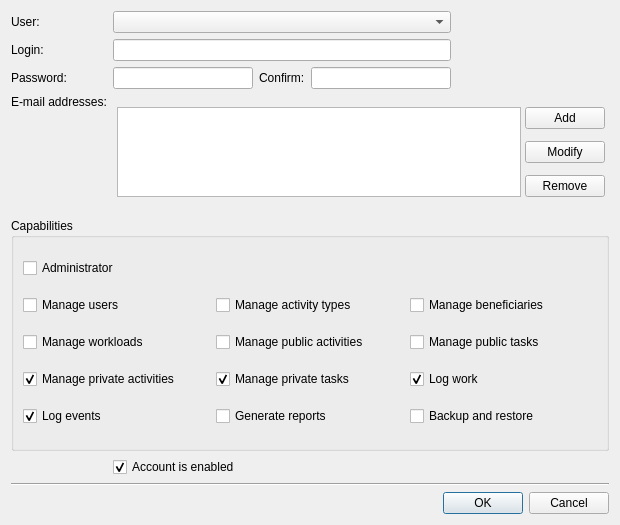
<?xml version="1.0" encoding="UTF-8"?>
<ui version="4.0">
 <class>tt3::gui::CreateAccountDialog</class>
 <widget class="QDialog" name="tt3::gui::CreateAccountDialog">
  <property name="geometry">
   <rect>
    <x>0</x>
    <y>0</y>
    <width>620</width>
    <height>525</height>
   </rect>
  </property>
  <property name="windowTitle">
   <string>Create account</string>
  </property>
  <property name="windowIcon">
   <iconset resource="tt3-gui.qrc">
    <normaloff>:/tt3-gui/Resources/Images/Actions/CreateAccountLarge.png</normaloff>:/tt3-gui/Resources/Images/Actions/CreateAccountLarge.png</iconset>
  </property>
  <layout class="QGridLayout" name="gridLayout_3">
   <item row="1" column="0">
    <widget class="QLabel" name="loginLabel">
     <property name="text">
      <string>Login:</string>
     </property>
    </widget>
   </item>
   <item row="3" column="2" colspan="6">
    <widget class="QWidget" name="emailAddressesWidget" native="true">
     <layout class="QGridLayout" name="gridLayout">
      <property name="leftMargin">
       <number>4</number>
      </property>
      <property name="topMargin">
       <number>4</number>
      </property>
      <property name="rightMargin">
       <number>4</number>
      </property>
      <property name="bottomMargin">
       <number>4</number>
      </property>
      <property name="spacing">
       <number>4</number>
      </property>
      <item row="0" column="1">
       <widget class="QPushButton" name="addEmailAddressPushButton">
        <property name="text">
         <string>Add</string>
        </property>
        <property name="icon">
         <iconset resource="tt3-gui.qrc">
          <normaloff>:/tt3-gui/Resources/Images/Actions/AddEmailAddressSmall.png</normaloff>:/tt3-gui/Resources/Images/Actions/AddEmailAddressSmall.png</iconset>
        </property>
       </widget>
      </item>
      <item row="1" column="1">
       <widget class="QPushButton" name="modifyEmailAddressPushButton">
        <property name="text">
         <string>Modify</string>
        </property>
        <property name="icon">
         <iconset resource="tt3-gui.qrc">
          <normaloff>:/tt3-gui/Resources/Images/Actions/ModifyEmailAddressSmall.png</normaloff>:/tt3-gui/Resources/Images/Actions/ModifyEmailAddressSmall.png</iconset>
        </property>
       </widget>
      </item>
      <item row="2" column="1">
       <widget class="QPushButton" name="removeEmailAddressPushButton">
        <property name="text">
         <string>Remove</string>
        </property>
        <property name="icon">
         <iconset resource="tt3-gui.qrc">
          <normaloff>:/tt3-gui/Resources/Images/Actions/RemoveEmailAddressSmall.png</normaloff>:/tt3-gui/Resources/Images/Actions/RemoveEmailAddressSmall.png</iconset>
        </property>
       </widget>
      </item>
      <item row="0" column="0" rowspan="3">
       <widget class="QListWidget" name="emailAddressesListWidget"/>
      </item>
     </layout>
    </widget>
   </item>
   <item row="3" column="0" colspan="2">
    <widget class="QLabel" name="emailAddressesLabel">
     <property name="text">
      <string>E-mail addresses:</string>
     </property>
     <property name="alignment">
      <set>Qt::AlignmentFlag::AlignLeading|Qt::AlignmentFlag::AlignLeft|Qt::AlignmentFlag::AlignTop</set>
     </property>
    </widget>
   </item>
   <item row="2" column="5">
    <spacer name="horizontalSpacer">
     <property name="orientation">
      <enum>Qt::Orientation::Horizontal</enum>
     </property>
     <property name="sizeHint" stdset="0">
      <size>
       <width>40</width>
       <height>20</height>
      </size>
     </property>
    </spacer>
   </item>
   <item row="2" column="0">
    <widget class="QLabel" name="passwordLabel">
     <property name="text">
      <string>Password:</string>
     </property>
    </widget>
   </item>
   <item row="2" column="4">
    <widget class="QLineEdit" name="confirmPasswordLineEdit">
     <property name="echoMode">
      <enum>QLineEdit::EchoMode::Password</enum>
     </property>
     <property name="readOnly">
      <bool>false</bool>
     </property>
    </widget>
   </item>
   <item row="6" column="2" colspan="5">
    <widget class="QCheckBox" name="enabledCheckBox">
     <property name="text">
      <string>Account is enabled</string>
     </property>
     <property name="checked">
      <bool>true</bool>
     </property>
    </widget>
   </item>
   <item row="4" column="0" rowspan="2" colspan="8">
    <widget class="QGroupBox" name="capabilitiesGroupBox">
     <property name="title">
      <string>Capabilities</string>
     </property>
     <layout class="QGridLayout" name="gridLayout_2">
      <item row="2" column="0">
       <widget class="QCheckBox" name="manageWorkloadsCheckBox">
        <property name="text">
         <string>Manage workloads</string>
        </property>
       </widget>
      </item>
      <item row="1" column="0">
       <widget class="QCheckBox" name="manageUsersCheckBox">
        <property name="text">
         <string>Manage users</string>
        </property>
       </widget>
      </item>
      <item row="3" column="2">
       <widget class="QCheckBox" name="logWorkCheckBox">
        <property name="text">
         <string>Log work</string>
        </property>
        <property name="checked">
         <bool>true</bool>
        </property>
       </widget>
      </item>
      <item row="0" column="0">
       <widget class="QCheckBox" name="administratorCheckBox">
        <property name="text">
         <string>Administrator</string>
        </property>
       </widget>
      </item>
      <item row="3" column="0">
       <widget class="QCheckBox" name="managePrivateActivitiesCheckBox">
        <property name="text">
         <string>Manage private activities</string>
        </property>
        <property name="checked">
         <bool>true</bool>
        </property>
       </widget>
      </item>
      <item row="2" column="1">
       <widget class="QCheckBox" name="managePublicActivitiesCheckBox">
        <property name="text">
         <string>Manage public activities</string>
        </property>
       </widget>
      </item>
      <item row="1" column="2">
       <widget class="QCheckBox" name="manageBeneficiariesCheckBox">
        <property name="text">
         <string>Manage beneficiaries</string>
        </property>
       </widget>
      </item>
      <item row="1" column="1">
       <widget class="QCheckBox" name="manageActivityTypesCheckBox">
        <property name="text">
         <string>Manage activity types</string>
        </property>
       </widget>
      </item>
      <item row="3" column="1">
       <widget class="QCheckBox" name="managePrivateTasksCheckBox">
        <property name="text">
         <string>Manage private tasks</string>
        </property>
        <property name="checked">
         <bool>true</bool>
        </property>
       </widget>
      </item>
      <item row="2" column="2">
       <widget class="QCheckBox" name="managePublicTasksCheckBox">
        <property name="text">
         <string>Manage public tasks</string>
        </property>
       </widget>
      </item>
      <item row="4" column="0">
       <widget class="QCheckBox" name="logEventsCheckBox">
        <property name="text">
         <string>Log events</string>
        </property>
        <property name="checked">
         <bool>true</bool>
        </property>
       </widget>
      </item>
      <item row="4" column="1">
       <widget class="QCheckBox" name="generateReportsCheckBox">
        <property name="text">
         <string>Generate reports</string>
        </property>
       </widget>
      </item>
      <item row="4" column="2">
       <widget class="QCheckBox" name="backupAndRestoreCheckBox">
        <property name="text">
         <string>Backup and restore</string>
        </property>
       </widget>
      </item>
     </layout>
    </widget>
   </item>
   <item row="2" column="3">
    <widget class="QLabel" name="confirmPasswordLabel">
     <property name="text">
      <string>Confirm:</string>
     </property>
    </widget>
   </item>
   <item row="11" column="0" colspan="8">
    <widget class="QDialogButtonBox" name="buttonBox">
     <property name="orientation">
      <enum>Qt::Orientation::Horizontal</enum>
     </property>
     <property name="standardButtons">
      <set>QDialogButtonBox::StandardButton::Cancel|QDialogButtonBox::StandardButton::Ok</set>
     </property>
    </widget>
   </item>
   <item row="10" column="0" colspan="8">
    <widget class="Line" name="line">
     <property name="orientation">
      <enum>Qt::Orientation::Horizontal</enum>
     </property>
    </widget>
   </item>
   <item row="0" column="0">
    <widget class="QLabel" name="userLabel">
     <property name="text">
      <string>User:</string>
     </property>
    </widget>
   </item>
   <item row="2" column="2">
    <widget class="QLineEdit" name="passwordLineEdit">
     <property name="echoMode">
      <enum>QLineEdit::EchoMode::Password</enum>
     </property>
     <property name="readOnly">
      <bool>false</bool>
     </property>
    </widget>
   </item>
   <item row="0" column="2" colspan="3">
    <widget class="QComboBox" name="userComboBox"/>
   </item>
   <item row="1" column="2" colspan="3">
    <widget class="QLineEdit" name="loginLineEdit">
     <property name="readOnly">
      <bool>false</bool>
     </property>
    </widget>
   </item>
  </layout>
 </widget>
 <tabstops>
  <tabstop>userComboBox</tabstop>
  <tabstop>loginLineEdit</tabstop>
  <tabstop>passwordLineEdit</tabstop>
  <tabstop>confirmPasswordLineEdit</tabstop>
  <tabstop>emailAddressesListWidget</tabstop>
  <tabstop>addEmailAddressPushButton</tabstop>
  <tabstop>modifyEmailAddressPushButton</tabstop>
  <tabstop>removeEmailAddressPushButton</tabstop>
  <tabstop>administratorCheckBox</tabstop>
  <tabstop>manageUsersCheckBox</tabstop>
  <tabstop>manageActivityTypesCheckBox</tabstop>
  <tabstop>manageBeneficiariesCheckBox</tabstop>
  <tabstop>manageWorkloadsCheckBox</tabstop>
  <tabstop>managePublicActivitiesCheckBox</tabstop>
  <tabstop>managePublicTasksCheckBox</tabstop>
  <tabstop>managePrivateActivitiesCheckBox</tabstop>
  <tabstop>managePrivateTasksCheckBox</tabstop>
  <tabstop>logWorkCheckBox</tabstop>
  <tabstop>logEventsCheckBox</tabstop>
  <tabstop>generateReportsCheckBox</tabstop>
  <tabstop>backupAndRestoreCheckBox</tabstop>
  <tabstop>enabledCheckBox</tabstop>
 </tabstops>
 <resources>
  <include location="tt3-gui.qrc"/>
 </resources>
 <connections>
  <connection>
   <sender>buttonBox</sender>
   <signal>accepted()</signal>
   <receiver>tt3::gui::CreateAccountDialog</receiver>
   <slot>accept()</slot>
   <hints>
    <hint type="sourcelabel">
     <x>248</x>
     <y>254</y>
    </hint>
    <hint type="destinationlabel">
     <x>157</x>
     <y>274</y>
    </hint>
   </hints>
  </connection>
  <connection>
   <sender>buttonBox</sender>
   <signal>rejected()</signal>
   <receiver>tt3::gui::CreateAccountDialog</receiver>
   <slot>reject()</slot>
   <hints>
    <hint type="sourcelabel">
     <x>316</x>
     <y>260</y>
    </hint>
    <hint type="destinationlabel">
     <x>286</x>
     <y>274</y>
    </hint>
   </hints>
  </connection>
  <connection>
   <sender>loginLineEdit</sender>
   <signal>textChanged(QString)</signal>
   <receiver>tt3::gui::CreateAccountDialog</receiver>
   <slot>_loginLineEditTextChanged(QString)</slot>
   <hints>
    <hint type="sourcelabel">
     <x>151</x>
     <y>24</y>
    </hint>
    <hint type="destinationlabel">
     <x>326</x>
     <y>244</y>
    </hint>
   </hints>
  </connection>
  <connection>
   <sender>passwordLineEdit</sender>
   <signal>textChanged(QString)</signal>
   <receiver>tt3::gui::CreateAccountDialog</receiver>
   <slot>_passwordLineEditTextChanged(QString)</slot>
   <hints>
    <hint type="sourcelabel">
     <x>151</x>
     <y>59</y>
    </hint>
    <hint type="destinationlabel">
     <x>326</x>
     <y>244</y>
    </hint>
   </hints>
  </connection>
  <connection>
   <sender>confirmPasswordLineEdit</sender>
   <signal>textChanged(QString)</signal>
   <receiver>tt3::gui::CreateAccountDialog</receiver>
   <slot>_passwordLineEditTextChanged(QString)</slot>
   <hints>
    <hint type="sourcelabel">
     <x>475</x>
     <y>59</y>
    </hint>
    <hint type="destinationlabel">
     <x>326</x>
     <y>244</y>
    </hint>
   </hints>
  </connection>
  <connection>
   <sender>emailAddressesListWidget</sender>
   <signal>currentRowChanged(int)</signal>
   <receiver>tt3::gui::CreateAccountDialog</receiver>
   <slot>_emailAddressesListWidgetCurrentRowChanged(int)</slot>
   <hints>
    <hint type="sourcelabel">
     <x>349</x>
     <y>131</y>
    </hint>
    <hint type="destinationlabel">
     <x>326</x>
     <y>244</y>
    </hint>
   </hints>
  </connection>
  <connection>
   <sender>addEmailAddressPushButton</sender>
   <signal>clicked()</signal>
   <receiver>tt3::gui::CreateAccountDialog</receiver>
   <slot>_addEmailAddressPushButtonClicked()</slot>
   <hints>
    <hint type="sourcelabel">
     <x>594</x>
     <y>99</y>
    </hint>
    <hint type="destinationlabel">
     <x>326</x>
     <y>244</y>
    </hint>
   </hints>
  </connection>
  <connection>
   <sender>modifyEmailAddressPushButton</sender>
   <signal>clicked()</signal>
   <receiver>tt3::gui::CreateAccountDialog</receiver>
   <slot>_modifyEmailAddressPushButtonClicked()</slot>
   <hints>
    <hint type="sourcelabel">
     <x>594</x>
     <y>131</y>
    </hint>
    <hint type="destinationlabel">
     <x>326</x>
     <y>244</y>
    </hint>
   </hints>
  </connection>
  <connection>
   <sender>removeEmailAddressPushButton</sender>
   <signal>clicked()</signal>
   <receiver>tt3::gui::CreateAccountDialog</receiver>
   <slot>_removeEmailAddressPushButtonClicked()</slot>
   <hints>
    <hint type="sourcelabel">
     <x>594</x>
     <y>163</y>
    </hint>
    <hint type="destinationlabel">
     <x>326</x>
     <y>244</y>
    </hint>
   </hints>
  </connection>
 </connections>
 <slots>
  <slot>_loginLineEditTextChanged(QString)</slot>
  <slot>_passwordLineEditTextChanged(QString)</slot>
  <slot>_emailAddressesListWidgetCurrentRowChanged(int)</slot>
  <slot>_addEmailAddressPushButtonClicked()</slot>
  <slot>_modifyEmailAddressPushButtonClicked()</slot>
  <slot>_removeEmailAddressPushButtonClicked()</slot>
 </slots>
</ui>
